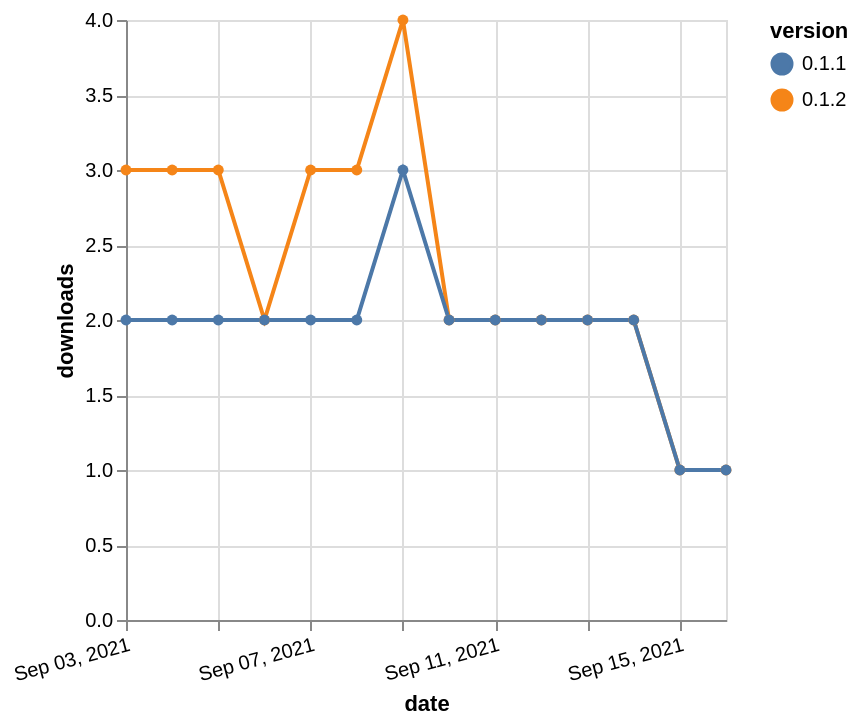

Vega-Lite specification stored for this chart:
### Vega-Lite specification from a JSON file in a GitHub repository (floating-point values rounded to 4 significant figures)
{"$schema": "https://vega.github.io/schema/vega-lite/v5.json", "description": "A simple bar chart with embedded data.", "data": {"values": [{"date": "2021-09-03", "total": 448, "delta": 3, "version": "0.1.2"}, {"date": "2021-09-04", "total": 451, "delta": 3, "version": "0.1.2"}, {"date": "2021-09-05", "total": 454, "delta": 3, "version": "0.1.2"}, {"date": "2021-09-06", "total": 456, "delta": 2, "version": "0.1.2"}, {"date": "2021-09-07", "total": 459, "delta": 3, "version": "0.1.2"}, {"date": "2021-09-08", "total": 462, "delta": 3, "version": "0.1.2"}, {"date": "2021-09-09", "total": 466, "delta": 4, "version": "0.1.2"}, {"date": "2021-09-10", "total": 468, "delta": 2, "version": "0.1.2"}, {"date": "2021-09-11", "total": 470, "delta": 2, "version": "0.1.2"}, {"date": "2021-09-12", "total": 472, "delta": 2, "version": "0.1.2"}, {"date": "2021-09-13", "total": 474, "delta": 2, "version": "0.1.2"}, {"date": "2021-09-14", "total": 476, "delta": 2, "version": "0.1.2"}, {"date": "2021-09-15", "total": 477, "delta": 1, "version": "0.1.2"}, {"date": "2021-09-16", "total": 478, "delta": 1, "version": "0.1.2"}, {"date": "2021-09-03", "total": 906, "delta": 2, "version": "0.1.1"}, {"date": "2021-09-04", "total": 908, "delta": 2, "version": "0.1.1"}, {"date": "2021-09-05", "total": 910, "delta": 2, "version": "0.1.1"}, {"date": "2021-09-06", "total": 912, "delta": 2, "version": "0.1.1"}, {"date": "2021-09-07", "total": 914, "delta": 2, "version": "0.1.1"}, {"date": "2021-09-08", "total": 916, "delta": 2, "version": "0.1.1"}, {"date": "2021-09-09", "total": 919, "delta": 3, "version": "0.1.1"}, {"date": "2021-09-10", "total": 921, "delta": 2, "version": "0.1.1"}, {"date": "2021-09-11", "total": 923, "delta": 2, "version": "0.1.1"}, {"date": "2021-09-12", "total": 925, "delta": 2, "version": "0.1.1"}, {"date": "2021-09-13", "total": 927, "delta": 2, "version": "0.1.1"}, {"date": "2021-09-14", "total": 929, "delta": 2, "version": "0.1.1"}, {"date": "2021-09-15", "total": 930, "delta": 1, "version": "0.1.1"}, {"date": "2021-09-16", "total": 931, "delta": 1, "version": "0.1.1"}]}, "width": "container", "mark": {"type": "line", "point": {"filled": true}}, "encoding": {"x": {"field": "date", "type": "temporal", "timeUnit": "yearmonthdate", "title": "date", "axis": {"labelAngle": -15}}, "y": {"field": "delta", "type": "quantitative", "title": "downloads"}, "color": {"field": "version", "type": "nominal"}, "tooltip": {"field": "delta"}}}
